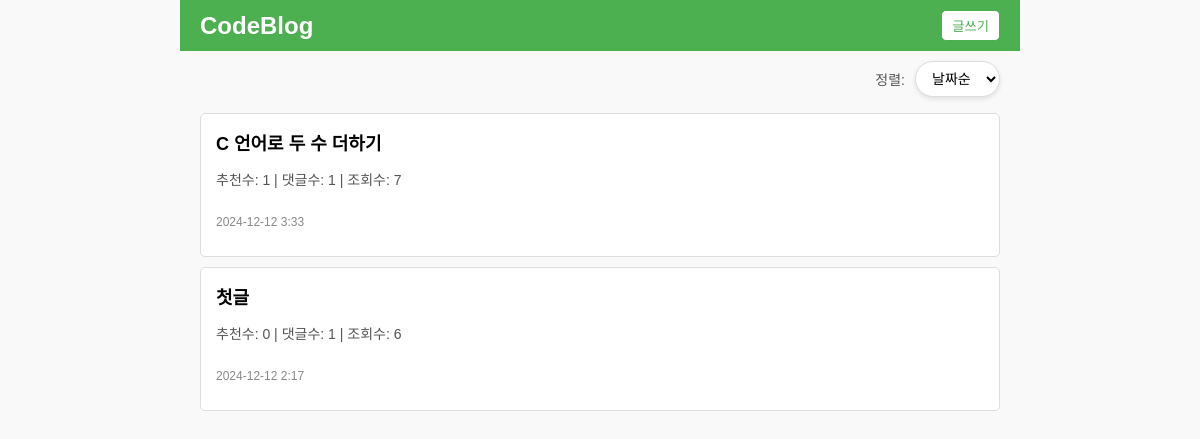
/board/, run on the app's committed database.
### main/models.py (models this page shows, shortened)
class Post(models.Model):
    postTitle = models.CharField(max_length=50)
    postText = models.CharField(max_length=1000)
    postCode = models.CharField(max_length=1000)
    postCode_language = models.CharField(max_length=20)
    postLike = models.IntegerField(default = 0)
    postView = models.IntegerField(default = 0)
    postCom = models.IntegerField(default = 0)
    pub_date = models.DateTimeField("date published")

### main/views.py (the view)
# urls.py: path('board/', blog,name='blog'),
def blog(request):
    postlist = models.Post.objects.all()
    return render(request, 'main/blog.html', {'postlist':postlist})

### main/templates/main/blog.html (shortened to what this page needs)
<!DOCTYPE html>
<html lang="ko">
<head>
</head>
<body>
    <header>
        <a href="/" style="text-decoration-line: none;" ><h1>CodeBlog</h1></a>
        <a href="new_post/"><button>글쓰기</button></a>
    </header>
    <main>
        <div class="sort-options">
            <label for="sort-select">정렬: </label>
            <select id="sort-select" onchange="handleSortChange()">
                <option value="date">날짜순</option>
            </select>
        </div>
        <ul class="post-list">
            {% for list in postlist %}
            <li>
                <a href="view/{{list.pk}}">
                <div class="post-details">
                    <p class="post-title">{{list.postTitle}}</p>
                    <p class="post-stats">추천수: {{list.postLike}} | 댓글수: {{list.postCom}} | 조회수: {{list.postView}}</p>
                    <p class="post-date">{{list.pub_date.year}}-{{list.pub_date.month}}-{{list.pub_date.day}} {{list.pub_date.hour}}:{{list.pub_date.minute}}</p>
                </div></a>
            </li>
            {% endfor %}
        </ul>
    </main>
</body>
</html>

### main/templates/main/blog.html (style rules this page uses)
body { font-family: Arial, sans-serif; margin: 0; padding: 0; background-color: #f9f9f9; }
header { background-color: #4CAF50; color: white; padding: 10px 20px; display: flex; justify-content: space-between; align-items: center; max-width: 800px; margin: 0 auto; }
header h1 { margin: 0; font-size: 24px; }
header button { background-color: white; color: #4CAF50; border: 1px solid #4CAF50; padding: 5px 10px; border-radius: 5px; cursor: pointer; transition: background-color 0.3s, color 0.3s; }
main { padding: 20px; padding-top: 10px; max-width: 800px; margin: 0 auto; }
.sort-options { margin-bottom: 10px; display: flex; justify-content: flex-end; }
.sort-options label { padding-top: 8px; margin-right: 10px; font-size: 14px; color: #555; }
.sort-options select { padding: 8px 12px; font-size: 14px; border: 1px solid #ddd; border-radius: 25px; background-color: #fff; cursor: pointer; box-shadow: 0 2px 5px rgba(0, 0, 0, 0.1); transition: all 0.3s ease; }
.post-list { list-style-type: none; padding: 0; }
.post-list li { background-color: white; margin-bottom: 10px; padding: 15px; border: 1px solid #ddd; border-radius: 5px; display: flex; justify-content: space-between; align-items: center; cursor: pointer; transition: background-color 0.3s; }
.post-details { flex: 1; display: flex; flex-direction: column; }
.post-title { font-size: 18px; font-weight: bold; margin: 0; }
.post-stats { font-size: 14px; color: #555; }
.post-date { font-size: 12px; color: #888; }
.post-list li a { text-decoration: none; color: inherit; width: 100%; height: 100%; display: block; }
a:link { color: white; }

### data on the page
Post: postTitle "첫글", postLike "0", postCom "1", postView "6", pub_date.year "2024", pub_date.month "12", pub_date.day "12", pub_date.hour "2", pub_date.minute "17"
Post: postTitle "C 언어로 두 수 더하기", postLike "1", postCom "1", postView "7", pub_date.year "2024", pub_date.month "12", pub_date.day "12", pub_date.hour "3", pub_date.minute "33"
